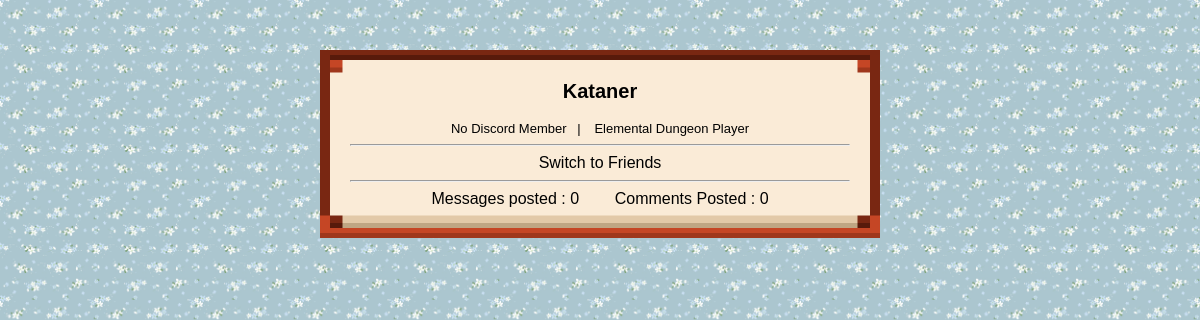
The app's page /profile/?user=Kataner (signed in) with its own data.
### ed/models.py (models this page shows, shortened)
class profile(models.Model):
    username = models.ForeignKey(User, on_delete=models.CASCADE)
    discord_member = models.BooleanField(default=False)
    discord_name = models.CharField(max_length=255, blank=True)
    special = models.BooleanField(default=False)
    special_roles = models.CharField(max_length=255, blank=True)
    long_supporter = models.BooleanField(default=False)
    muffin_family = models.BooleanField(default=False)
    muffin_role = models.CharField(max_length=255, blank=True)
    friend_list = models.ManyToManyField(User, blank=True, related_name='friend_list')
    fa_list = models.ManyToManyField(User, blank=True, related_name='fa_list')
    fa_send = models.ManyToManyField(User, blank=True, related_name='fa_send')
    USERNAME_FIELD = 'username'

### ed/views.py (the view)
# urls.py: path('profile/', views.profile_view, name='profile'),
def profile_view(request):
    if request.GET.get('user'):
        usernameget = request.GET.get('user')
        profile_data = profile.objects.filter(username__username=usernameget)
        forum_data = forum.objects.filter(user=usernameget).order_by('-created_at')
        msg_counter = forum_data.count()
        friends_data = profile.objects.filter(username__username=usernameget)
        cc_data = comment.objects.filter(User=usernameget)
        cc_counter = cc_data.count()
    return render(request, 'nick/Account/profile.html',
                  {'profile': profile_data, 'data': forum_data, 'msg_counter': msg_counter,'cc_counter': cc_counter ,'friend_data': friends_data,'cc_data': cc_data, 'user': usernameget})

### templates/nick/Account/profile.html (shortened to what this page needs)
<!DOCTYPE html>
{% load static %}
{% load hashtag %}
{% load friendscheck %}
<html>
    <link rel="stylesheet" href={% static 'css/nick/profile.css' %}>
    <link rel="stylesheet" href="{% static 'css/nick/light/css/global.css' %}">
    <link rel="stylesheet" href="{% static 'css/nick/dark/css/global.css' %}">
    <link rel="stylesheet" href="{% static 'css/nick/mobile/css/global.css' %}">
    <body>
        <center>
        <div id="profile">
        {% for profil in profile %}
            <label style="font-size: 20px;"><b>{{ profil.username }}</b></label><br><br>
            <div style="font-size: 13px;">
            {% if profil.discord_member %}
                <label id='discordTag' >{{ profil.discord_name }} &nbsp;&nbsp;|</label>
            {% else %}
                <label id='discordTag'>No Discord Member &nbsp;&nbsp;|</label>
            {% endif %}
            {% if profil.special %}
                <label id='specialRole' style="padding-left: 10px;">{{ profil.special_roles}}</label>
            {% else %}
              <label id='specialRole'  style="padding-left: 10px;">Elemental Dungeon Player </label>
            {% endif %}
            </div>
            {% if request.user.username == user %}
            <hr>
            <label id="Switchf" onclick="stf()">Switch to Friends</label>
            {% endif %}
            <hr>
            <div id="counter" style="display: inline" onclick="messagef()"><label> Messages posted : {{ msg_counter }}</label></div>
            <label>&nbsp;&nbsp;&nbsp;&nbsp;&nbsp;&nbsp;</label>
            <label id="cc" onclick="ccf()">Comments Posted : {{ cc_counter }}</label>
        {% endfor %}
        </div>
        </center>
    </body>
</html>

### static/css/nick/profile.css (style rules this page uses)
#profile { background-color:#faebd7; border: 30px solid transparent; border-image: url('../../img/nick/darkthiccborder.png') 20% round; margin-top: 50px; width: 500px; height: max-content; }
body { background-image: url("../../img/nick/patterndark.png"); background-size: 2000px; background-repeat: inherit; font-family: 'Gill Sans', 'Gill Sans MT', Calibri, 'Trebuchet MS', sans-serif; }

### static/css/nick/light/css/global.css (style rules this page uses)
body { background-image: url('../../../img/nick/patternwhite.jpg'); background-size: 200px; background-repeat: inherit; font-family: 'Gill Sans', 'Gill Sans MT', Calibri, 'Trebuchet MS', sans-serif; outline: none; }

### static/css/nick/mobile/css/global.css (style rules this page uses)
@media (max-width: 1200px) { body { background-size: 100px; } }

### records on screen
profile: username "Kataner", discord_member "No Discord Member |", special "Elemental Dungeon Player", msg_counter "0", cc_counter "0"
